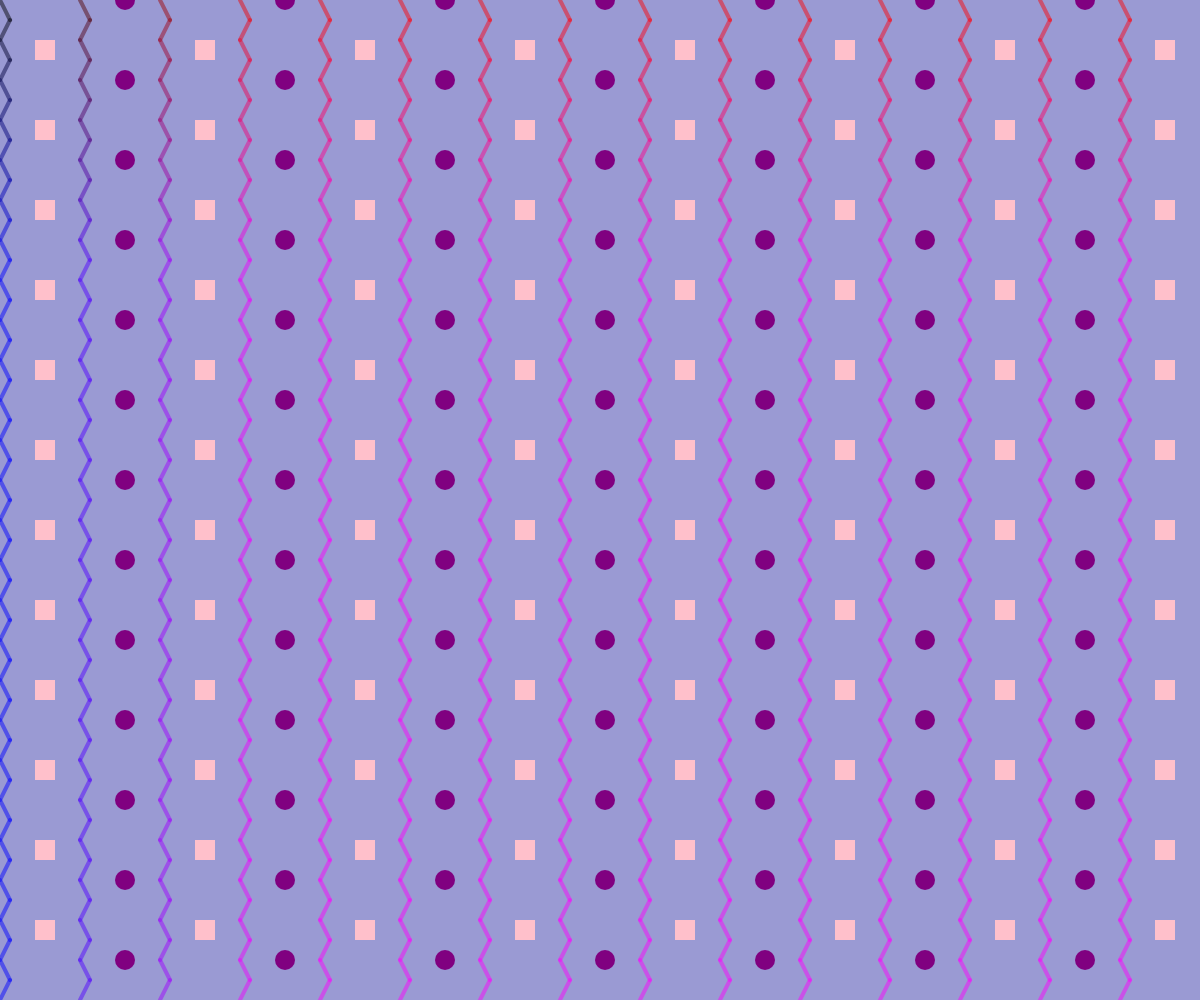
Frame 1 (no input)
Frame 60 (no input): identical to frame 1, image omitted
Frame 120 (the mouse pressed at the canvas centre since frame 60): identical to frame 1, image omitted

The p5.js sketch that drew this single still picture (run headless with seeded random() and noise() and a simulated clock; from frame 60 on, the mouse is pressed at the canvas centre):

// p5.js sketch
// ── sketch.js
function setup() {
  createCanvas(windowWidth, windowHeight);
}

function draw() {
  background(220);

  // Draw a rectangle with the width of canvas's width and the height of canvas's height
  noStroke();
  fill(80, 80, 200, 120);
  rect(0, 0, width, height);

  // Draw a grid of diagonal lines
  for (let j = 0; j < height; j += 20) {
    for (let i = 0; i < width; i += 80) {
      stroke(i, 0, j, 120);
      strokeWeight(4);

      // Alternate the direction of the diagonal line
      // Note that j % 40 returns the remainder of j / 40
      // This means that every time j is a multipe of 40 the diagonal line will be drawn from top-left corner to bottom right corner
      if (j % 40 === 0) {
        line(i + 10, 20 + j, i, j);
      } else {
        line(i, 20 + j, i + 10, j);
      }
    }
  }

  // Draw repeating columns of retangles and ellipses
  noStroke();
  for (let i = 0; i < height; i += 80) {
    for (let j = 0; j < width * 1.5; j += 160) {
      fill('pink');
      rect(j - 125, i + 40, 20);

      fill('purple');
      circle(j - 35, i, 20);
    }
  }
}
